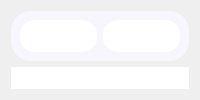
              <widget class="QWidget" name="page_15">
               <layout class="QVBoxLayout" name="verticalLayout_6">
                <item>
                 <widget class="QWidget" name="others_5" native="true">
                  <property name="maximumSize">
                   <size>
                    <width>16777215</width>
                    <height>285</height>
                   </size>
                  </property>
                  <property name="styleSheet">
                   <string notr="true">background-color:#F7F6FC   ; 
border-radius:20px ; 
</string>
                  </property>
                  <layout class="QHBoxLayout" name="horizontalLayout_18">
                   <item>
                    <widget class="QWidget" name="donut_5" native="true">
                     <property name="maximumSize">
                      <size>
                       <width>320</width>
                       <height>16777215</height>
                      </size>
                     </property>
                     <property name="styleSheet">
                      <string notr="true">background-color:white ; 
border-radius:15px ; </string>
                     </property>
                     <layout class="QHBoxLayout" name="horizontalLayout_19">
                      <item>
                       <layout class="QHBoxLayout" name="horizontalLayout_20">
                        <item>
                         <widget class="QLabel" name="username_6">
                          <property name="styleSheet">
                           <string notr="true">#username {
	background-color:transparent ; 
	color:black ; 
	font-size:13px ; 
}</string>
                          </property>
                          <property name="text">
                           <string/>
                          </property>
                         </widget>
                        </item>
                       </layout>
                      </item>
                     </layout>
                    </widget>
                   </item>
                   <item>
                    <widget class="QWidget" name="widget_6" native="true">
                     <property name="styleSheet">
                      <string notr="true">background-color:white ; 
border-radius:15px ; </string>
                     </property>
                    </widget>
                   </item>
                  </layout>
                 </widget>
                </item>
                <item>
                 <widget class="QWidget" name="table_5" native="true">
                  <property name="styleSheet">
                   <string notr="true">background-color:white ; 
border-radius:20px ; 
</string>
                  </property>
                  <widget class="QTableView" name="tableView_5">
                   <property name="geometry">
                    <rect>
                     <x>10</x>
                     <y>80</y>
                     <width>771</width>
                     <height>171</height>
                    </rect>
                   </property>
                   <property name="cursor" stdset="0">
                    <cursorShape>PointingHandCursor</cursorShape>
                   </property>
                   <property name="styleSheet">
                    <string notr="true">QTableView {
    background-color : white ; 
    color: black;
    font: 12px;
}
QHeaderView::section {
    background-color: #0F141E;
    color: white;
    height: 30px;
    font: 15px;
}
QHeaderView::section:first {
    border-top-left-radius: 5px;
}
QHeaderView::section:second {
    border: 1px solid ;
}
QHeaderView::section:last {
    border-top-right-radius: 5px;
}
QScrollBar:vertical {
    background: #dee2e6;
}
 QScrollBar::handle:vertical {
    background: #dee2e6;
 }
QScrollBar:horizontal {
    background: #dee2e6;
}
 QScrollBar::handle:horizontal {
    background: #dee2e6;
 }</string>
                   </property>
                   <property name="verticalScrollBarPolicy">
                    <enum>Qt::ScrollBarAlwaysOff</enum>
                   </property>
                   <property name="horizontalScrollBarPolicy">
                    <enum>Qt::ScrollBarAlwaysOff</enum>
                   </property>
                   <property name="sizeAdjustPolicy">
                    <enum>QAbstractScrollArea::AdjustToContents</enum>
                   </property>
                   <property name="editTriggers">
                    <set>QAbstractItemView::NoEditTriggers</set>
                   </property>
                   <property name="showGrid">
                    <bool>true</bool>
                   </property>
                   <property name="gridStyle">
                    <enum>Qt::SolidLine</enum>
                   </property>
                   <property name="sortingEnabled">
                    <bool>true</bool>
                   </property>
                   <attribute name="horizontalHeaderDefaultSectionSize">
                    <number>110</number>
                   </attribute>
                  </widget>
                  <widget class="QPushButton" name="add_equipment_5">
                   <property name="geometry">
                    <rect>
                     <x>20</x>
                     <y>20</y>
                     <width>21</width>
                     <height>21</height>
                    </rect>
                   </property>
                   <property name="cursor">
                    <cursorShape>PointingHandCursor</cursorShape>
                   </property>
                   <property name="styleSheet">
                    <string notr="true">#add_equipment_5 {
	image: url(:/icons/tsawer/plus.svg);
}
#add_equipment_5::hover {
	image: url(:/icons/tsawer/plus_hover.svg);
}</string>
                   </property>
                   <property name="text">
                    <string/>
                   </property>
                  </widget>
                  <widget class="QLineEdit" name="search_bar_6">
                   <property name="geometry">
                    <rect>
                     <x>540</x>
                     <y>15</y>
                     <width>191</width>
                     <height>31</height>
                    </rect>
                   </property>
                   <property name="cursor">
                    <cursorShape>IBeamCursor</cursorShape>
                   </property>
                   <property name="styleSheet">
                    <string notr="true">QLineEdit {
 	background-color:transparent ;
	border-radius:15px ; 
	border:1px solid #BFC9D3; 
	padding : 0 40px 0 10px ; 
} </string>
                   </property>
                   <property name="placeholderText">
                    <string>search by Id/Name</string>
                   </property>
                  </widget>
                  <widget class="QPushButton" name="search_button_6">
                   <property name="geometry">
                    <rect>
                     <x>700</x>
                     <y>15</y>
                     <width>21</width>
                     <height>31</height>
                    </rect>
                   </property>
                   <property name="cursor">
                    <cursorShape>PointingHandCursor</cursorShape>
                   </property>
                   <property name="styleSheet">
                    <string notr="true">QPushButton {	
	background-color: transparent ;
	border-radius:20px ; 
	
	image: url(:/icons/tsawer/search.svg) ; 
} 
</string>
                   </property>
                   <property name="text">
                    <string/>
                   </property>
                  </widget>
                  <zorder>tableView_5</zorder>
                  <zorder>search_bar_6</zorder>
                  <zorder>search_button_6</zorder>
                  <zorder>add_equipment_5</zorder>
                 </widget>
                </item>
               </layout>
              </widget>
